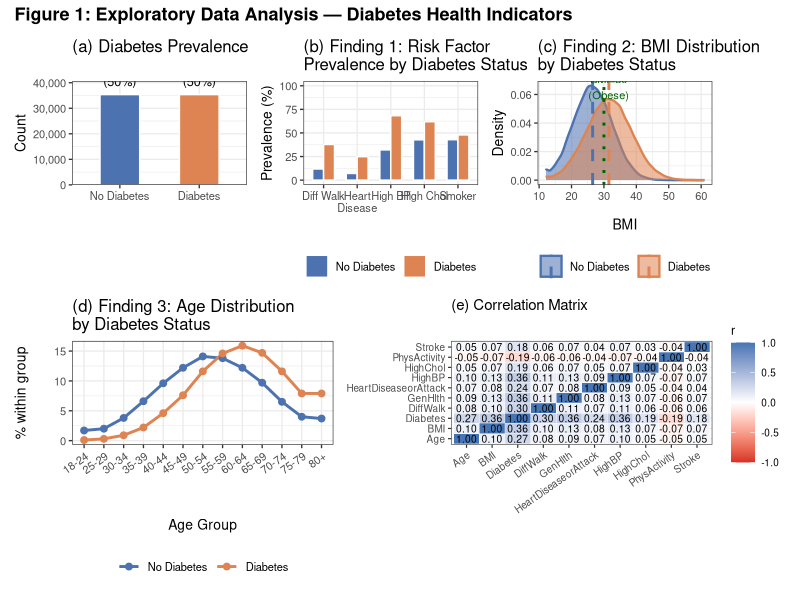
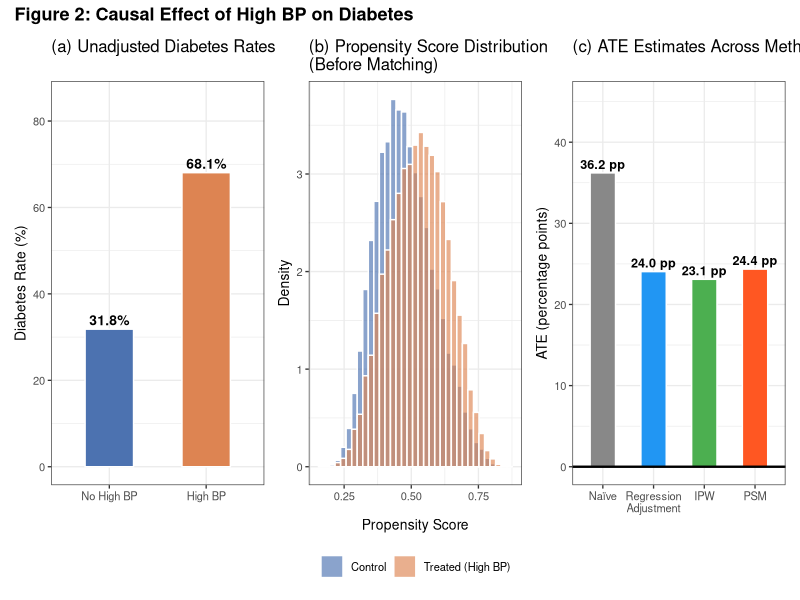
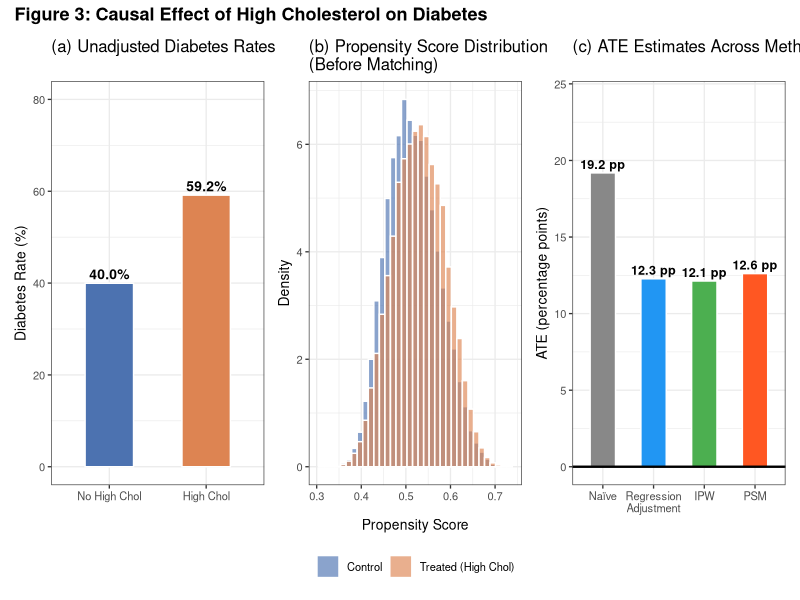
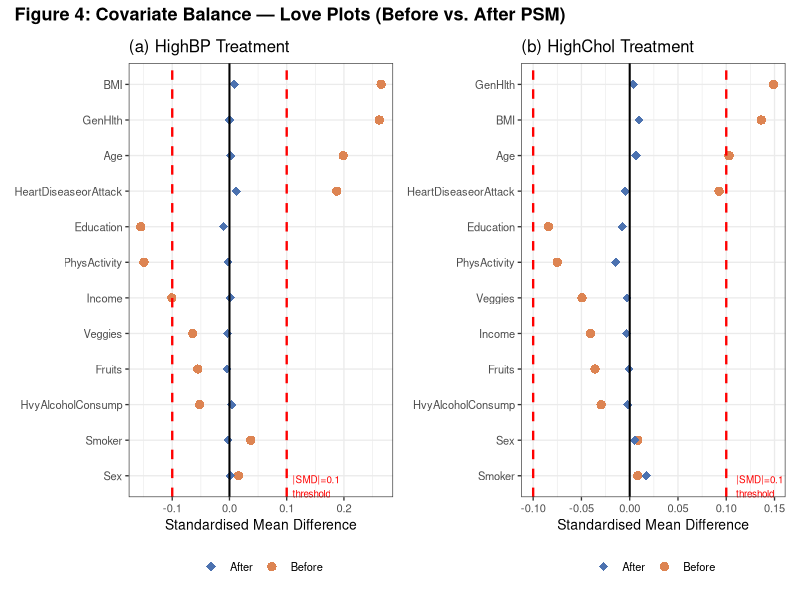

Recreate these plots in R, in order.
# =============================================================================
# AN6105 Causal Inference — Graded Individual Assignment
# Part A: Causal Inference on Diabetes
# Dataset: CDC BRFSS 2015 Diabetes Health Indicators (diabetes_data.csv)
#          https://www.kaggle.com/datasets/prosperchuks/health-dataset/data
# =============================================================================
# Run in RStudio: Session > Set Working Directory > To Source File Location
# Then: Source (Ctrl+Shift+S) or run section by section

# ── 0. Setup ──────────────────────────────────────────────────────────────────
required_pkgs <- c("tidyverse", "ggplot2", "gridExtra", "patchwork",
                   "MatchIt", "scales", "MASS")
new_pkgs <- required_pkgs[!required_pkgs %in% installed.packages()[, "Package"]]
if (length(new_pkgs)) install.packages(new_pkgs)

library(tidyverse)
library(ggplot2)
library(gridExtra)
library(patchwork)
library(MatchIt)
library(scales)

set.seed(42)

# ── 1. Load data ──────────────────────────────────────────────────────────────
# Place diabetes_data.csv in the same folder as this script,
# or update the path below.
df <- read.csv("diabetes_data.csv")

# Variable labels (for readable plots)
age_labels <- c("18-24","25-29","30-34","35-39","40-44","45-49",
                "50-54","55-59","60-64","65-69","70-74","75-79","80+")

df <- df %>%
  mutate(
    Diabetes_f  = factor(Diabetes,  levels = c(0,1), labels = c("No Diabetes","Diabetes")),
    HighBP_f    = factor(HighBP,    levels = c(0,1), labels = c("No High BP","High BP")),
    HighChol_f  = factor(HighChol,  levels = c(0,1), labels = c("No High Chol","High Chol")),
    Age_label   = factor(Age, levels = 1:13, labels = age_labels)
  )

cat("==================================================\n")
cat("DATASET OVERVIEW\n")
cat("==================================================\n")
cat(sprintf("Rows: %d   Columns: %d\n", nrow(df), ncol(df)))
cat(sprintf("Missing values: %d\n", sum(is.na(df))))
cat("\nDiabetes prevalence:\n")
print(table(df$Diabetes_f))
cat(sprintf("Diabetes rate: %.1f%%\n", mean(df$Diabetes)*100))


# =============================================================================
# Q1: DATA EXPLORATION — THREE KEY FINDINGS
# =============================================================================
cat("\n==================================================\n")
cat("Q1: DATA EXPLORATION\n")
cat("==================================================\n")

# ── Finding 1: Risk factor prevalence by diabetes status ──────────────────────
risk_vars <- c("HighBP","HighChol","Smoker","Stroke","HeartDiseaseorAttack",
               "PhysActivity","DiffWalk")
rf_table <- df %>%
  group_by(Diabetes_f) %>%
  summarise(across(all_of(risk_vars), ~ round(mean(.x)*100, 1)), .groups="drop")

cat("\nFINDING 1 — Risk Factor Prevalence (%) by Diabetes Status:\n")
print(as.data.frame(rf_table))

# ── Finding 2: BMI ────────────────────────────────────────────────────────────
bmi_stats <- df %>%
  group_by(Diabetes_f) %>%
  summarise(Mean = round(mean(BMI),2), Median = median(BMI),
            SD = round(sd(BMI),2), .groups="drop")
cat("\nFINDING 2 — BMI by Diabetes Status:\n")
print(bmi_stats)

# ── Finding 3: Age ────────────────────────────────────────────────────────────
cat("\nFINDING 3 — Age distribution (proportion within group):\n")
age_dist <- df %>%
  count(Diabetes_f, Age_label) %>%
  group_by(Diabetes_f) %>%
  mutate(pct = round(n/sum(n)*100, 1)) %>%
  ungroup()
print(age_dist %>% pivot_wider(id_cols=Age_label, names_from=Diabetes_f,
                               values_from=pct), n=13)

# ── Correlation matrix ────────────────────────────────────────────────────────
cor_vars <- c("Diabetes","HighBP","HighChol","BMI","Age",
              "Stroke","HeartDiseaseorAttack","GenHlth","DiffWalk","PhysActivity")
cor_mat  <- round(cor(df[, cor_vars]), 2)
cat("\nCorrelation Matrix (key variables):\n")
print(cor_mat)


# ── FIGURE 1: EDA ─────────────────────────────────────────────────────────────
pal2 <- c("No Diabetes" = "#4C72B0", "Diabetes" = "#DD8452")

# (a) Prevalence bar
p_prev <- ggplot(df, aes(x = Diabetes_f, fill = Diabetes_f)) +
  geom_bar(width = 0.5, colour = "white") +
  geom_text(stat = "count",
            aes(label = paste0(after_stat(count) %>% scales::comma(), "\n(",
                               round(after_stat(count)/nrow(df)*100,1),"%)")),
            vjust = -0.3, size = 3.2) +
  scale_fill_manual(values = pal2) +
  scale_y_continuous(labels = scales::comma, expand = expansion(mult = c(0,.15))) +
  labs(title = "(a) Diabetes Prevalence", x = NULL, y = "Count") +
  theme_bw(base_size = 10) + theme(legend.position = "none")

# (b) Risk factor prevalence
rf_long <- df %>%
  select(Diabetes_f, HighBP, HighChol, Smoker, HeartDiseaseorAttack, DiffWalk) %>%
  pivot_longer(-Diabetes_f, names_to = "Factor", values_to = "val") %>%
  group_by(Diabetes_f, Factor) %>%
  summarise(pct = mean(val)*100, .groups="drop") %>%
  mutate(Factor = recode(Factor,
    HighBP="High BP", HighChol="High Chol", Smoker="Smoker",
    HeartDiseaseorAttack="Heart\nDisease", DiffWalk="Diff Walk"))

p_rf <- ggplot(rf_long, aes(x = Factor, y = pct, fill = Diabetes_f)) +
  geom_col(position = "dodge", width = 0.65, colour = "white") +
  scale_fill_manual(values = pal2) +
  scale_y_continuous(limits = c(0,100)) +
  labs(title = "(b) Finding 1: Risk Factor\nPrevalence by Diabetes Status",
       x = NULL, y = "Prevalence (%)", fill = NULL) +
  theme_bw(base_size = 10) +
  theme(legend.position = "bottom", axis.text.x = element_text(size=8))

# (c) BMI density
p_bmi <- ggplot(df, aes(x = BMI, fill = Diabetes_f, colour = Diabetes_f)) +
  geom_density(alpha = 0.55, linewidth = 0.8) +
  geom_vline(data = bmi_stats, aes(xintercept = Mean, colour = Diabetes_f),
             linetype = "dashed", linewidth = 1) +
  geom_vline(xintercept = 30, colour = "darkgreen", linetype = "dotted", linewidth = 1) +
  annotate("text", x = 31.5, y = 0.065, label = "BMI=30\n(Obese)", size = 2.8,
           colour = "darkgreen") +
  scale_fill_manual(values  = pal2) +
  scale_colour_manual(values = pal2) +
  labs(title = "(c) Finding 2: BMI Distribution\nby Diabetes Status",
       x = "BMI", y = "Density", fill = NULL, colour = NULL) +
  theme_bw(base_size = 10) + theme(legend.position = "bottom")

# (d) Age distribution
p_age <- ggplot(age_dist, aes(x = Age_label, y = pct,
                              colour = Diabetes_f, group = Diabetes_f)) +
  geom_line(linewidth = 1) + geom_point(size = 2) +
  scale_colour_manual(values = pal2) +
  scale_x_discrete(guide = guide_axis(angle = 35)) +
  labs(title = "(d) Finding 3: Age Distribution\nby Diabetes Status",
       x = "Age Group", y = "% within group", colour = NULL) +
  theme_bw(base_size = 10) + theme(legend.position = "bottom")

# (e) Correlation heatmap
cor_long <- as.data.frame(cor_mat) %>%
  rownames_to_column("Var1") %>%
  pivot_longer(-Var1, names_to = "Var2", values_to = "r")

p_cor <- ggplot(cor_long, aes(x = Var1, y = Var2, fill = r)) +
  geom_tile(colour = "white") +
  geom_text(aes(label = sprintf("%.2f", r)), size = 2.6) +
  scale_fill_gradient2(low="#d73027", mid="white", high="#4575b4",
                       midpoint=0, limits=c(-1,1)) +
  scale_x_discrete(guide = guide_axis(angle = 35)) +
  labs(title = "(e) Correlation Matrix", x = NULL, y = NULL, fill = "r") +
  theme_bw(base_size = 9)

layout <- (p_prev | p_rf | p_bmi) / (p_age | p_cor) +
  plot_annotation(
    title = "Figure 1: Exploratory Data Analysis — Diabetes Health Indicators",
    theme = theme(plot.title = element_text(face="bold", size=13))
  )

ggsave("fig1_eda.png", layout, width=16, height=10, dpi=150)
cat("\nFig 1 saved: fig1_eda.png\n")


# =============================================================================
# CAUSAL INFERENCE SETUP
# =============================================================================
# Confounders for both analyses:
# Variables that plausibly affect BOTH the treatment (HighBP/HighChol) AND
# the outcome (Diabetes) — selected based on causal DAG reasoning.
confounders <- c("Age","BMI","Sex","Education","Income",
                 "Smoker","PhysActivity","Fruits","Veggies",
                 "HvyAlcoholConsump","HeartDiseaseorAttack","GenHlth")

formula_bp   <- as.formula(paste("HighBP ~",   paste(confounders, collapse=" + ")))
formula_chol <- as.formula(paste("HighChol ~", paste(confounders, collapse=" + ")))


# Helper: IPW (Horvitz-Thompson stabilised weights)
ipw_ate <- function(df, treat_col, outcome_col, confounders) {
  f <- as.formula(paste(treat_col, "~", paste(confounders, collapse=" + ")))
  ps_model <- glm(f, data=df, family=binomial())
  ps  <- fitted(ps_model)
  ps  <- pmin(pmax(ps, 0.01), 0.99)
  T   <- df[[treat_col]];  Y <- df[[outcome_col]]
  w1  <- T / ps;           w0 <- (1-T) / (1-ps)
  mu1 <- sum(w1*Y) / sum(w1)
  mu0 <- sum(w0*Y) / sum(w0)
  list(ate = mu1 - mu0, ps = ps)
}

# Helper: OLS regression adjustment
ols_ate <- function(df, treat_col, outcome_col, confounders) {
  f <- as.formula(paste(outcome_col, "~", treat_col, "+",
                        paste(confounders, collapse=" + ")))
  m <- lm(f, data=df)
  ci <- confint(m)[treat_col,]
  list(coef = coef(m)[treat_col],
       se   = summary(m)$coefficients[treat_col, "Std. Error"],
       pval = summary(m)$coefficients[treat_col, "Pr(>|t|)"],
       ci   = ci)
}

# Helper: SMD before/after matching (for Love plot)
smd_calc <- function(df_all, df_matched, treat_col, covars) {
  out <- lapply(covars, function(v) {
    grp <- function(d) {
      t1 <- d[[v]][d[[treat_col]]==1];  t0 <- d[[v]][d[[treat_col]]==0]
      smd <- (mean(t1)-mean(t0)) /
             sqrt((var(t1)+var(t0))/2 + 1e-9)
      smd
    }
    data.frame(Covariate=v, Before=grp(df_all), After=grp(df_matched))
  })
  do.call(rbind, out)
}


# =============================================================================
# Q2: CAUSAL EFFECT OF HIGH BP ON DIABETES
# =============================================================================
cat("\n==================================================\n")
cat("Q2: CAUSAL EFFECT OF HIGH BP ON DIABETES\n")
cat("==================================================\n")

# Naive association
naive_bp <- df %>% group_by(HighBP) %>% summarise(rate=mean(Diabetes), .groups="drop")
naive_ate_bp <- diff(naive_bp$rate)
ct_bp  <- table(df$HighBP, df$Diabetes)
or_bp  <- (ct_bp[2,2]*ct_bp[1,1]) / (ct_bp[2,1]*ct_bp[1,2])
chi_bp <- chisq.test(ct_bp)
cat(sprintf("\nNaïve diabetes rate: No HighBP=%.1f%%  HighBP=%.1f%%\n",
            naive_bp$rate[1]*100, naive_bp$rate[2]*100))
cat(sprintf("Naïve ATE: %.4f (%.1f pp)\n", naive_ate_bp, naive_ate_bp*100))
cat(sprintf("Crude OR: %.3f   Chi-sq p: %.2e\n", or_bp, chi_bp$p.value))

# Method 1: Regression Adjustment
res_ols_bp <- ols_ate(df, "HighBP", "Diabetes", confounders)
cat(sprintf("\nOLS Adjusted ATE: %.4f  SE=%.4f  p=%.2e  95%%CI=[%.4f, %.4f]\n",
            res_ols_bp$coef, res_ols_bp$se, res_ols_bp$pval,
            res_ols_bp$ci[1], res_ols_bp$ci[2]))

# Method 2: IPW
res_ipw_bp <- ipw_ate(df, "HighBP", "Diabetes", confounders)
cat(sprintf("IPW ATE: %.4f\n", res_ipw_bp$ate))

# Method 3: PSM (1:1 nearest-neighbour with caliper)
cat("\nRunning PSM for HighBP (this may take a moment)...\n")
m_bp <- matchit(formula_bp, data=df, method="nearest", distance="logit",
                ratio=1, caliper=0.02, replace=FALSE)
matched_bp <- match.data(m_bp)
ate_psm_bp <- mean(matched_bp$Diabetes[matched_bp$HighBP==1]) -
              mean(matched_bp$Diabetes[matched_bp$HighBP==0])

# Bootstrap SE for PSM
boot_psm_bp <- replicate(300, {
  idx1 <- sample(which(matched_bp$HighBP==1), replace=TRUE)
  idx0 <- sample(which(matched_bp$HighBP==0), replace=TRUE)
  mean(matched_bp$Diabetes[idx1]) - mean(matched_bp$Diabetes[idx0])
})
se_psm_bp <- sd(boot_psm_bp)
cat(sprintf("PSM ATE: %.4f  SE=%.4f  95%%CI=[%.4f, %.4f]\n",
            ate_psm_bp, se_psm_bp,
            ate_psm_bp - 1.96*se_psm_bp,
            ate_psm_bp + 1.96*se_psm_bp))
cat(sprintf("Matched sample: %d treated, %d control\n",
            sum(matched_bp$HighBP==1), sum(matched_bp$HighBP==0)))

# Summary table
cat("\nSUMMARY — Effect of HighBP on Diabetes:\n")
bp_summary <- data.frame(
  Method = c("Naïve (unadjusted)","Regression Adjustment","IPW","PSM"),
  ATE_pp = round(c(naive_ate_bp, res_ols_bp$coef,
                   res_ipw_bp$ate, ate_psm_bp)*100, 2)
)
print(bp_summary)


# =============================================================================
# Q3: CAUSAL EFFECT OF HIGH CHOL ON DIABETES
# =============================================================================
cat("\n==================================================\n")
cat("Q3: CAUSAL EFFECT OF HIGH CHOL ON DIABETES\n")
cat("==================================================\n")

naive_chol   <- df %>% group_by(HighChol) %>%
                  summarise(rate=mean(Diabetes), .groups="drop")
naive_ate_chol <- diff(naive_chol$rate)
ct_chol  <- table(df$HighChol, df$Diabetes)
or_chol  <- (ct_chol[2,2]*ct_chol[1,1]) / (ct_chol[2,1]*ct_chol[1,2])
chi_chol <- chisq.test(ct_chol)
cat(sprintf("\nNaïve diabetes rate: No HighChol=%.1f%%  HighChol=%.1f%%\n",
            naive_chol$rate[1]*100, naive_chol$rate[2]*100))
cat(sprintf("Naïve ATE: %.4f (%.1f pp)\n", naive_ate_chol, naive_ate_chol*100))
cat(sprintf("Crude OR: %.3f   Chi-sq p: %.2e\n", or_chol, chi_chol$p.value))

res_ols_chol <- ols_ate(df, "HighChol", "Diabetes", confounders)
cat(sprintf("\nOLS Adjusted ATE: %.4f  SE=%.4f  p=%.2e  95%%CI=[%.4f, %.4f]\n",
            res_ols_chol$coef, res_ols_chol$se, res_ols_chol$pval,
            res_ols_chol$ci[1], res_ols_chol$ci[2]))

res_ipw_chol <- ipw_ate(df, "HighChol", "Diabetes", confounders)
cat(sprintf("IPW ATE: %.4f\n", res_ipw_chol$ate))

cat("\nRunning PSM for HighChol (this may take a moment)...\n")
m_chol <- matchit(formula_chol, data=df, method="nearest", distance="logit",
                  ratio=1, caliper=0.02, replace=FALSE)
matched_chol <- match.data(m_chol)
ate_psm_chol <- mean(matched_chol$Diabetes[matched_chol$HighChol==1]) -
                mean(matched_chol$Diabetes[matched_chol$HighChol==0])

boot_psm_chol <- replicate(300, {
  idx1 <- sample(which(matched_chol$HighChol==1), replace=TRUE)
  idx0 <- sample(which(matched_chol$HighChol==0), replace=TRUE)
  mean(matched_chol$Diabetes[idx1]) - mean(matched_chol$Diabetes[idx0])
})
se_psm_chol <- sd(boot_psm_chol)
cat(sprintf("PSM ATE: %.4f  SE=%.4f  95%%CI=[%.4f, %.4f]\n",
            ate_psm_chol, se_psm_chol,
            ate_psm_chol - 1.96*se_psm_chol,
            ate_psm_chol + 1.96*se_psm_chol))

cat("\nSUMMARY — Effect of HighChol on Diabetes:\n")
chol_summary <- data.frame(
  Method = c("Naïve (unadjusted)","Regression Adjustment","IPW","PSM"),
  ATE_pp = round(c(naive_ate_chol, res_ols_chol$coef,
                   res_ipw_chol$ate, ate_psm_chol)*100, 2)
)
print(chol_summary)


# =============================================================================
# FIGURE 2: Causal Effect of High BP
# =============================================================================
method_cols <- c("Naïve"="#888888", "Regression\nAdjustment"="#2196F3",
                 "IPW"="#4CAF50", "PSM"="#FF5722")

# (a) unadjusted bar
p2a <- ggplot(naive_bp %>% mutate(HighBP_f=factor(HighBP,0:1,c("No High BP","High BP"))),
              aes(x=HighBP_f, y=rate*100, fill=HighBP_f)) +
  geom_col(width=0.5, colour="white") +
  geom_text(aes(label=sprintf("%.1f%%",rate*100)), vjust=-0.4, fontface="bold", size=3.5) +
  scale_fill_manual(values=c("No High BP"="#4C72B0","High BP"="#DD8452")) +
  scale_y_continuous(limits=c(0,85)) +
  labs(title="(a) Unadjusted Diabetes Rates", x=NULL, y="Diabetes Rate (%)") +
  theme_bw(base_size=10) + theme(legend.position="none")

# (b) propensity score distributions
ps_df_bp <- data.frame(
  ps    = res_ipw_bp$ps,
  Group = ifelse(df$HighBP==1,"Treated (High BP)","Control")
)
p2b <- ggplot(ps_df_bp, aes(x=ps, fill=Group)) +
  geom_histogram(aes(y=after_stat(density)), bins=35, alpha=0.65,
                 position="identity", colour="white") +
  scale_fill_manual(values=c("Control"="#4C72B0","Treated (High BP)"="#DD8452")) +
  labs(title="(b) Propensity Score Distribution\n(Before Matching)",
       x="Propensity Score", y="Density", fill=NULL) +
  theme_bw(base_size=10) + theme(legend.position="bottom")

# (c) ATE comparison
ates_bp <- data.frame(
  Method = c("Naïve","Regression\nAdjustment","IPW","PSM"),
  ATE    = c(naive_ate_bp, res_ols_bp$coef, res_ipw_bp$ate, ate_psm_bp)*100
)
ates_bp$Method <- factor(ates_bp$Method, levels=ates_bp$Method)
p2c <- ggplot(ates_bp, aes(x=Method, y=ATE, fill=Method)) +
  geom_col(width=0.5, colour="white") +
  geom_text(aes(label=sprintf("%.1f pp",ATE)), vjust=-0.4, fontface="bold", size=3.2) +
  geom_hline(yintercept=0, linewidth=0.8) +
  scale_fill_manual(values=method_cols) +
  scale_y_continuous(limits=c(0, max(ates_bp$ATE)*1.25)) +
  labs(title="(c) ATE Estimates Across Methods",
       x=NULL, y="ATE (percentage points)") +
  theme_bw(base_size=10) + theme(legend.position="none")

fig2 <- (p2a | p2b | p2c) +
  plot_annotation(
    title="Figure 2: Causal Effect of High BP on Diabetes",
    theme=theme(plot.title=element_text(face="bold",size=13))
  )
ggsave("fig2_highbp_causal.png", fig2, width=16, height=5, dpi=150)
cat("\nFig 2 saved: fig2_highbp_causal.png\n")


# =============================================================================
# FIGURE 3: Causal Effect of High Cholesterol
# =============================================================================
p3a <- ggplot(naive_chol %>%
                mutate(HighChol_f=factor(HighChol,0:1,c("No High Chol","High Chol"))),
              aes(x=HighChol_f, y=rate*100, fill=HighChol_f)) +
  geom_col(width=0.5, colour="white") +
  geom_text(aes(label=sprintf("%.1f%%",rate*100)), vjust=-0.4, fontface="bold", size=3.5) +
  scale_fill_manual(values=c("No High Chol"="#4C72B0","High Chol"="#DD8452")) +
  scale_y_continuous(limits=c(0,80)) +
  labs(title="(a) Unadjusted Diabetes Rates", x=NULL, y="Diabetes Rate (%)") +
  theme_bw(base_size=10) + theme(legend.position="none")

ps_df_chol <- data.frame(
  ps    = res_ipw_chol$ps,
  Group = ifelse(df$HighChol==1,"Treated (High Chol)","Control")
)
p3b <- ggplot(ps_df_chol, aes(x=ps, fill=Group)) +
  geom_histogram(aes(y=after_stat(density)), bins=35, alpha=0.65,
                 position="identity", colour="white") +
  scale_fill_manual(values=c("Control"="#4C72B0","Treated (High Chol)"="#DD8452")) +
  labs(title="(b) Propensity Score Distribution\n(Before Matching)",
       x="Propensity Score", y="Density", fill=NULL) +
  theme_bw(base_size=10) + theme(legend.position="bottom")

ates_chol <- data.frame(
  Method = c("Naïve","Regression\nAdjustment","IPW","PSM"),
  ATE    = c(naive_ate_chol, res_ols_chol$coef, res_ipw_chol$ate, ate_psm_chol)*100
)
ates_chol$Method <- factor(ates_chol$Method, levels=ates_chol$Method)
p3c <- ggplot(ates_chol, aes(x=Method, y=ATE, fill=Method)) +
  geom_col(width=0.5, colour="white") +
  geom_text(aes(label=sprintf("%.1f pp",ATE)), vjust=-0.4, fontface="bold", size=3.2) +
  geom_hline(yintercept=0, linewidth=0.8) +
  scale_fill_manual(values=method_cols) +
  scale_y_continuous(limits=c(0, max(ates_chol$ATE)*1.25)) +
  labs(title="(c) ATE Estimates Across Methods",
       x=NULL, y="ATE (percentage points)") +
  theme_bw(base_size=10) + theme(legend.position="none")

fig3 <- (p3a | p3b | p3c) +
  plot_annotation(
    title="Figure 3: Causal Effect of High Cholesterol on Diabetes",
    theme=theme(plot.title=element_text(face="bold",size=13))
  )
ggsave("fig3_highchol_causal.png", fig3, width=16, height=5, dpi=150)
cat("Fig 3 saved: fig3_highchol_causal.png\n")


# =============================================================================
# FIGURE 4: Love Plots — Covariate Balance (PSM)
# =============================================================================
smd_bp_df   <- smd_calc(df, matched_bp,   "HighBP",   confounders)
smd_chol_df <- smd_calc(df, matched_chol, "HighChol", confounders)

make_love_plot <- function(smd_df, title) {
  smd_long <- smd_df %>%
    arrange(abs(Before)) %>%
    mutate(Covariate = factor(Covariate, levels=Covariate)) %>%
    pivot_longer(c(Before, After), names_to="Timing", values_to="SMD")
  ggplot(smd_long, aes(x=SMD, y=Covariate, colour=Timing, shape=Timing)) +
    geom_point(size=2.8) +
    geom_vline(xintercept=0,   colour="black",  linewidth=0.7) +
    geom_vline(xintercept= 0.1, colour="red", linetype="dashed", linewidth=0.8) +
    geom_vline(xintercept=-0.1, colour="red", linetype="dashed", linewidth=0.8) +
    scale_colour_manual(values=c(Before="#DD8452", After="#4C72B0")) +
    scale_shape_manual(values=c(Before=16, After=18)) +
    labs(title=title, x="Standardised Mean Difference", y=NULL,
         colour=NULL, shape=NULL) +
    theme_bw(base_size=10) +
    theme(legend.position="bottom") +
    annotate("text", x=0.11, y=0.7, label="|SMD|=0.1\nthreshold",
             colour="red", size=2.5, hjust=0)
}

p4a <- make_love_plot(smd_bp_df,   "(a) HighBP Treatment")
p4b <- make_love_plot(smd_chol_df, "(b) HighChol Treatment")

fig4 <- (p4a | p4b) +
  plot_annotation(
    title="Figure 4: Covariate Balance — Love Plots (Before vs. After PSM)",
    theme=theme(plot.title=element_text(face="bold",size=13))
  )
ggsave("fig4_love_plots.png", fig4, width=14, height=6, dpi=150)
cat("Fig 4 saved: fig4_love_plots.png\n")


# =============================================================================
# FINAL SUMMARY
# =============================================================================
cat("\n==================================================\n")
cat("FINAL RESULTS SUMMARY\n")
cat("==================================================\n")
cat(sprintf("
HighBP → Diabetes:
  Naïve ATE:            %.4f  (%.1f pp)
  Regression Adjustment: %.4f  (SE=%.4f, p=%.2e)
  IPW:                  %.4f
  PSM:                  %.4f  (SE=%.4f, 95%%CI=[%.4f, %.4f])

HighChol → Diabetes:
  Naïve ATE:            %.4f  (%.1f pp)
  Regression Adjustment: %.4f  (SE=%.4f, p=%.2e)
  IPW:                  %.4f
  PSM:                  %.4f  (SE=%.4f, 95%%CI=[%.4f, %.4f])
",
naive_ate_bp,  naive_ate_bp*100,
res_ols_bp$coef,  res_ols_bp$se,  res_ols_bp$pval,
res_ipw_bp$ate,
ate_psm_bp, se_psm_bp, ate_psm_bp-1.96*se_psm_bp, ate_psm_bp+1.96*se_psm_bp,

naive_ate_chol,  naive_ate_chol*100,
res_ols_chol$coef,  res_ols_chol$se,  res_ols_chol$pval,
res_ipw_chol$ate,
ate_psm_chol, se_psm_chol, ate_psm_chol-1.96*se_psm_chol, ate_psm_chol+1.96*se_psm_chol
))

cat("All figures saved. Now regenerating Word document...\n")
